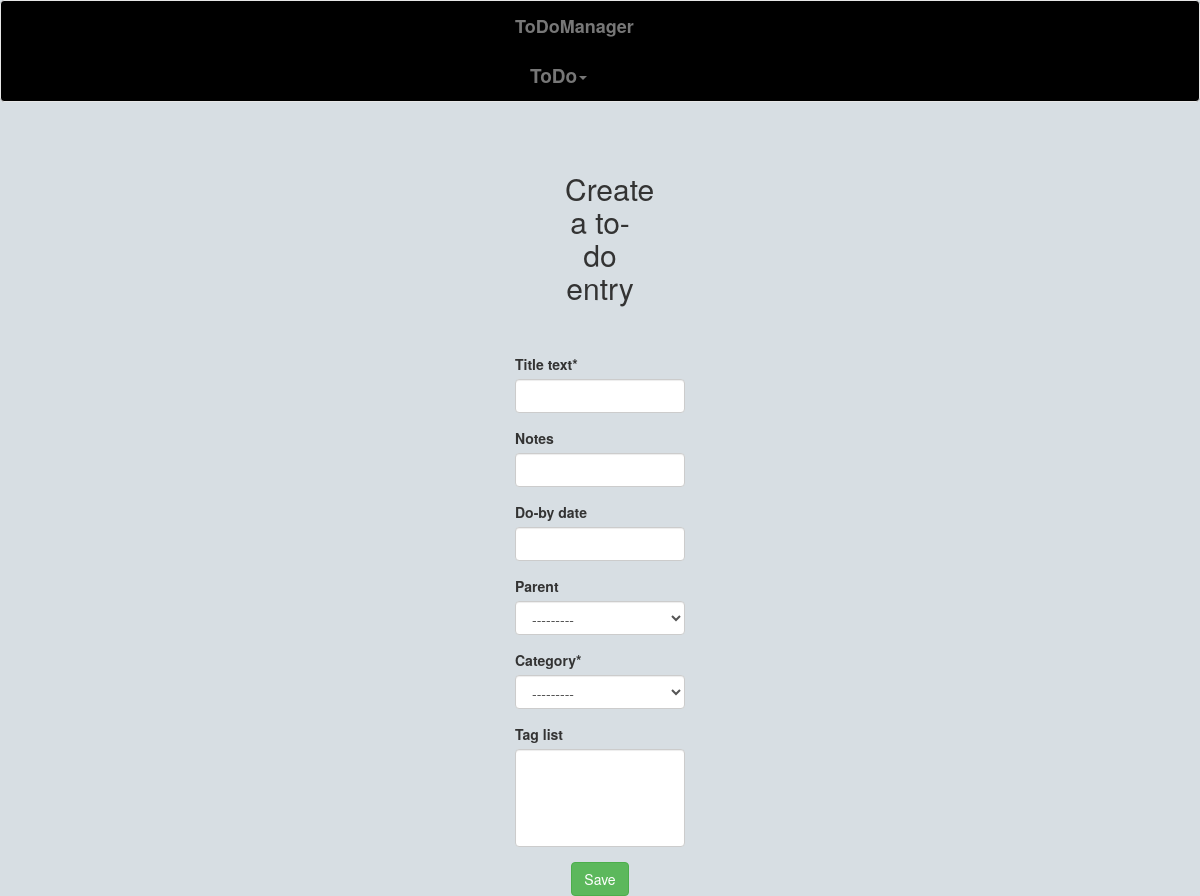
The app's page /todo/create, older data.
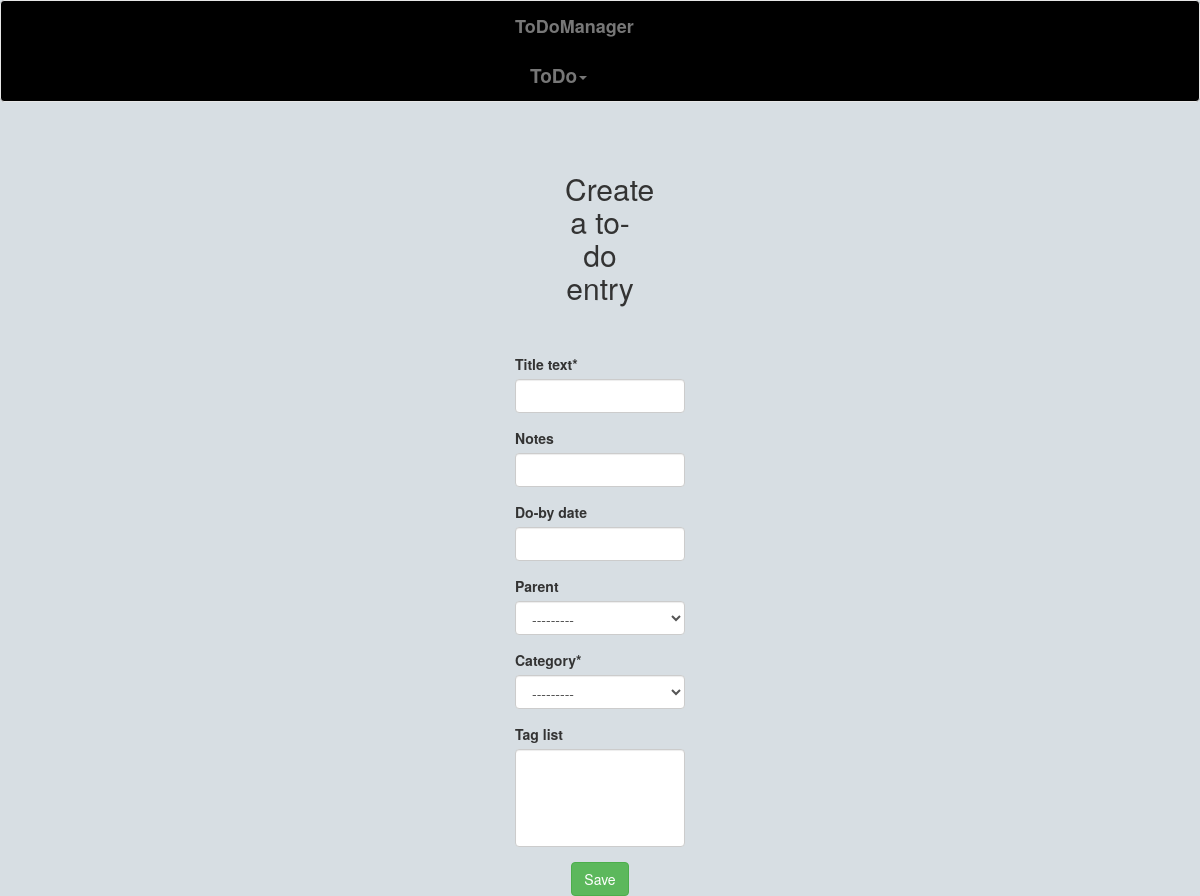
The same page, newer data.
### todo/models.py (models this page shows, shortened)
class ToDo(models.Model):
    title_text = models.CharField(
        max_length=150,
    )
    notes = models.CharField(
        max_length=500,
        null=True,
        blank=True,
    )
    do_by_date = models.DateField(
        'Do-by date',
        null=True,
        blank=True,
    )
    parent = models.ForeignKey(
        'self',
        on_delete=models.CASCADE,
        related_name='children',
        related_query_name='child',
        null=True,
        blank=True,
    )
    category = models.ForeignKey(
        'Category',
        on_delete=models.PROTECT,
        related_name='todos',
        null=True,
    )
    tag_list = models.ManyToManyField(
        'Tag',
        related_name='todos',
        blank=True,
        )
    def __str__(self):
        return self.title_text

### todo/views.py (the view)
# urls.py: path('create', views.Create.as_view(), name='todo_create'),
class Create(CreateView):
	template_name = "todo_create.html"
	form_class = CreateTodoForm
	success_url = reverse_lazy('todo_index')

### todo/forms/todo_create_form.py
class CreateTodoForm(forms.ModelForm):
	class Meta:
		model = ToDo
		fields = [
			'title_text',
			'notes',
			'do_by_date',
			'parent',
			'category',
			'tag_list'
		]

### todo/models.py (called while the page is built)
    def __str__(self):
        return self.name

### todo/templates/todo_create.html (shortened to what this page needs)
{% extends 'base.html' %}
{% load crispy_forms_tags %}
{% block content %}
<main>
	<div class="container">
		<center><h2>Create a to-do entry</h2></center>
	    <form method="post">
	    	{{ form|crispy }}
	    <center><button type="button" class="btn btn-success">Save</button></center>
		</form>
	</div>
</main>
{% endblock %}

### templates/base.html (shortened to what this page needs)
{% load static %}
<!DOCTYPE html>
<html lang="en">
    {% block head %}
    <head>
        <link rel="stylesheet" href="https://maxcdn.bootstrapcdn.com/bootstrap/3.4.0/css/bootstrap.min.css">
        <link rel="stylesheet" type="text/css" href="{% static 'global-style.css' %}">
    </head>
    {% endblock %}
    <body>
        <nav class="navbar navbar-default">
            <div class="container">
                <div class="navbar-header">
                    <a class="navbar-brand" href="{% url "home" %}">ToDoManager</a>
                </div>
                <ul class="nav navbar-nav">
                    <li class="dropdown">
                        <a class="dropdown-toggle" data-toggle="dropdown" href="#" >ToDo<span class="caret"></span></a>
                    </li>
                </ul>
            </div>
        </nav>
    	{% block content %}
    	{% endblock %}
    </body>
</html>

### project/static/global-style.css (style rules this page uses)
h1, h2, p { margin: 50px; }
.container { width: 200px; }
a { color: blue; font-weight: bold; }
body { background: #D7DEE3; }
nav.navbar { background-color: black; color: #DDEDFC; font-weight: bold; font-size: 136%; }

Row changes from the older to the newer data that the page shows:
removed ToDo: parent "---------", category "---------"
Text that changed along with them:
form field parent: (not shown) → "---------"
form field category: (not shown) → "---------"
